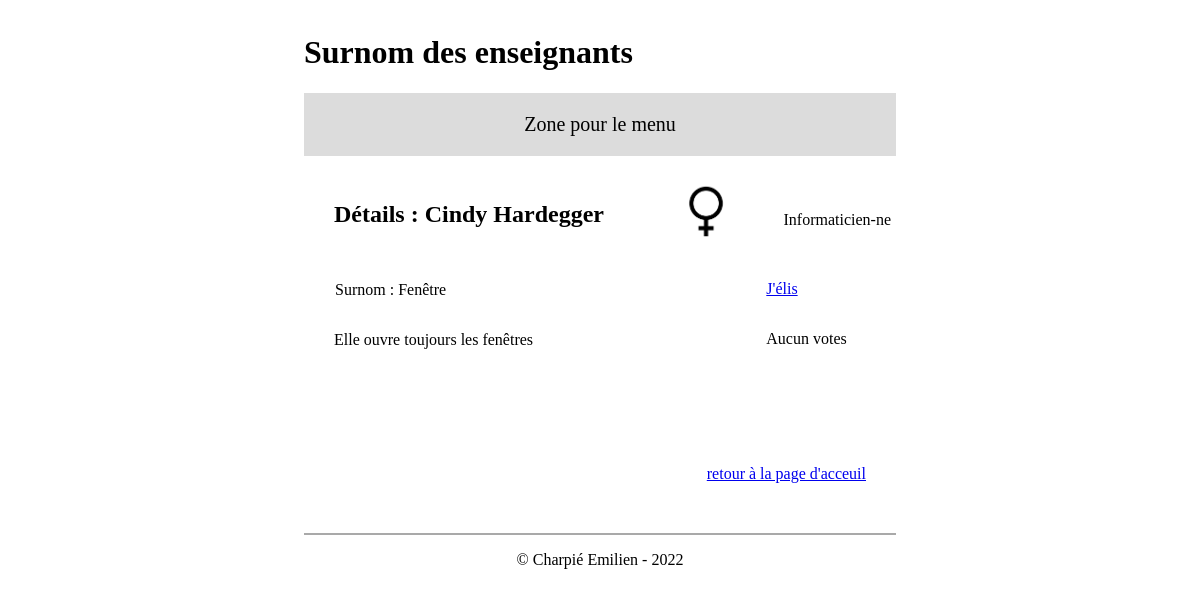
/src/html/details.php?id=3 (signed in), run on the app's committed database.
### tables this page shows
CREATE TABLE `t_teacher` (
  `idTeacher` int(11) NOT NULL,
  `teaFirstname` varchar(50) NOT NULL,
  `teaName` varchar(50) NOT NULL,
  `teaGender` char(1) NOT NULL,
  `teaNickname` varchar(50) NOT NULL,
  `teaOrigine` text NOT NULL,
  `teaVoix` int(11) NOT NULL DEFAULT '0',
  `fkSection` int(11) NOT NULL
);

CREATE TABLE `t_section` (
  `idSection` int(11) NOT NULL,
  `secName` varchar(20) NOT NULL
);

### src/php/database.php (called while the page is built, shortened)
<?php
include '../../UserContent/usersInfos/userInfos.php';
class Database {
    private $connector;
    public function __construct(){
        $connexion = new connexionValues();
        $this->connexionValues = $connexion->getValues();
        $Json = file_get_contents("../../UserContent/usersInfos/password.json");
        $passwordArray = json_decode($Json, true);
        try {
            $dns = "mysql:host=".$this->connexionValues['host'].";dbname=".$this->connexionValues['dbname'].";charset=utf8";
            $this->connector = new PDO($dns, $this->connexionValues['user'], $passwordArray[0]['pass']);
        } catch (PDOException $e) {
            echo "PDOError: " . $e->getMessage()." In ".__FILE__;
        }
    }
    private function queryPrepareExecute($query, $binds){
        $req = $this->connector->prepare($query);
        foreach ($binds as $key => $value) {
            $req->bindValue($binds[$key]['varName'], $binds[$key]['value'], $binds[$key]['type']);
        }
        $req->execute();
        $arrayResult = $this->formatData($req);
        return $arrayResult;
    }
    private function formatData($req){
        $array = $req->fetchAll(PDO::FETCH_ASSOC);
        return $array;
    }
    public function getOneTeacher($id){
        $queryRequest = "SELECT idTeacher, teaFirstname, teaName, teaGender, fkSection, teaNickname, teaOrigine, teaVoix, t_section.secName FROM `t_teacher`
        INNER JOIN t_section ON t_teacher.fkSection = t_section.idSection
        WHERE idTeacher=:idTeacher";
        $arrayBinds = array(
            array("varName" => "idTeacher", "value" => $id, "type" => PDO::PARAM_INT)
        );
        $teacher = $this->queryPrepareExecute($queryRequest, $arrayBinds);
        return $teacher;
    }
 }
?>

### UserContent/usersInfos/userInfos.php (called while the page is built)
<?php
class connexionValues {
    private $host = "localhost";
    private $user = 'dbUser_EmilienCharpie';
    private $password = '.Etml-';
    private $dbname = "db_nickname_emilien";
    public function getValues(){
        $values = array("host"=>$this->host, "user"=>$this->user, "dbname"=>$this->dbname, "password"=>$this->password);
        return $values;
    }
}
?>

### src/html/details.php (the view, shortened to what this page needs)
<!DOCTYPE html>
<html lang="fr">
<head>
    <link rel="stylesheet" href="/GentilNickname/GentilNickname/resources/css/style.css"/>
</head>
    <body>
        <?php
        if(isset($_SESSION['id']) && intval($_GET['id'])){
            include('../php/database.php');
            $database = new Database();
            $teacher = $database->getOneTeacher($_GET['id']);
            ?>
            <div class="bodyDiv">
                <div class="contentDiv">
                    <div class="titleHome">
                        <h1>
                            Surnom des enseignants
                        </h1>
                    </div>
                    <nav class="menu">
                        <p class="titleMenu">
                            Zone pour le menu
                        </p>
                    </nav>
                    <div class="detailsContent">
                        <div class="titleDetails">
                            <h2>
                                <?php
                                    echo "Détails : " . $teacher[0]['teaFirstname'] . " " . $teacher[0]['teaName'];
                                ?>
                            </h2>
                            <?php
                                if($teacher[0]['teaGender'] == "M"){
                                    echo "<img src=\"/GentilNickname/GentilNickname/resources/images/symbolMen.png\" alt=\"Men symbole\" class=\"sexSymbol\">";
                                } elseif($teacher[0]['teaGender'] == "F"){
                                    echo "<img src=\"/GentilNickname/GentilNickname/resources/images/symbolWomen.jpg\" alt=\"Women symbole\" class=\"sexSymbol\">";
                                }else{
                                    echo "<p style=\"margin-top: 30px;\">Autre</p>";
                                }
                            ?>
                            <p class="section">
                                <?php
                                    echo $teacher[0]['secName'];
                                ?>
                            </p>
                        </div>
                        <div class="contentNickNameElect">
                            <div class="contentNicknameAndReason">
                                <div class="nickname">
                                    <p>
                                        <?php
                                            echo "Surnom : " . $teacher[0]['teaNickname'];
                                        ?>
                                    </p>
                                </div>
                                <div class="reasonNickname">
                                    <p>
                                        <?php
                                            echo $teacher[0]['teaOrigine'];
                                        ?>
                                    </p>
                                </div>
                            </div>
                            <div class="contentElect">
                                <a href="/GentilNickname/GentilNickname/src/php/electTeacher.php?id=<?=$_GET['id']?>">J'élis</a>
                                <p class="numberOfVoices">
                                    <?php
                                    if($teacher[0]['teaVoix'] > 0){
                                    ?>
                                    Nombre de voix : <?= $teacher[0]['teaVoix']?>
                                    <?php
                                    }else{
                                    ?>
                                    Aucun votes
                                    <?php
                                    }
                                    ?>
                                </p>
                            </div>
                        </div>
                        <div class="backHome">
                            <a href="/GentilNickname/GentilNickname/src/html/home.php">retour à la page d'acceuil</a>
                        </div>
                    </div>
                    <footer class="footer">
                        <p>&copy; Charpié Emilien - 2022</p>
                    </footer>
                </div>
            </div>
            <?php
        }else{
            ?>
            <h1>Veuillez vous connecter pour acceder à cette page...</h1>
            <?php
        }
        ?>
    </body>
</html>

### resources/css/style.css (style rules this page uses)
.bodyDiv { display: flex; justify-content: space-around; }
.contentDiv { width: 50%; padding: 5px; }
.titleHome { width: 100%; display: flex; justify-content: space-between; }
.menu { background-color: gainsboro; display: flex; justify-content: space-around; }
.titleMenu { font-size: 20px; }
.detailsContent { margin-top: 25px; margin-left: 30px; }
.titleDetails { width: 100%; display: flex; justify-content: space-between; }
.sexSymbol { height: 60px; margin-left: 30px; }
.section { margin-top: 25px; margin-left: 150px; }
.contentNickNameElect { display: flex; flex-direction: row; justify-content: space-between; }
.contentNicknameAndReason { display: flex; flex-direction: column; width: 500px; }
.contentElect { margin-top: 30px; width: 150px; }
.numberOfVoices { margin-top: 32px; }
.backHome { display: flex; justify-content: right; margin-right: 30px; margin-top: 100px; }
.nickname { margin-top: 15px; margin-left: 1px; }
.section { padding: 5px; margin-left: 0px; }
.footer { width: 100%; margin-top: 50px; justify-content: space-around; display: flex; border-top: 2px solid darkgray; }

### data on the page
t_teacher: teaFirstname "Cindy", teaName "Hardegger", fkSection.secName "Informaticien-ne", teaNickname "Fenêtre", teaOrigine "Elle ouvre toujours les fenêtres"
